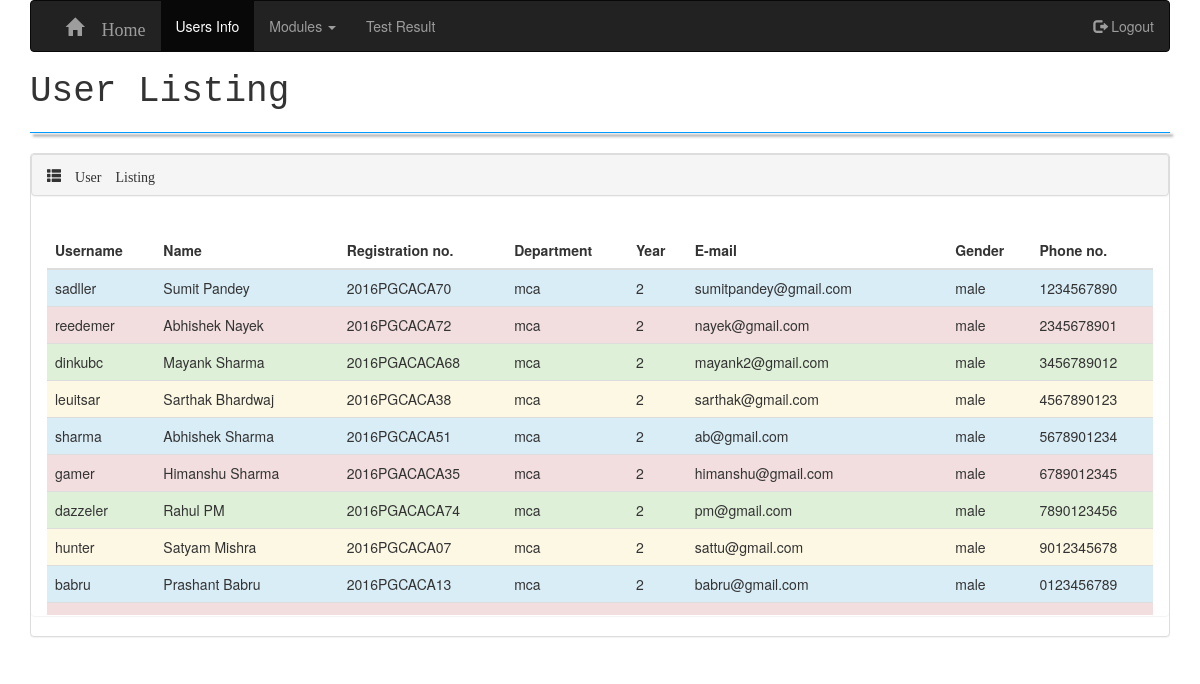
The app's page /MCQ/userInfo.php (signed in) with its own data.
### tables this page shows
CREATE TABLE `participation` (
  `uid` int(11) NOT NULL,
  `name` varchar(20) NOT NULL,
  `password` varchar(50) NOT NULL,
  `regno` varchar(30) NOT NULL,
  `dept` varchar(5) NOT NULL,
  `year` varchar(5) NOT NULL,
  `uname` varchar(20) NOT NULL,
  `email` varchar(35) NOT NULL,
  `gender` varchar(10) NOT NULL,
  `phone` varchar(11) NOT NULL
);

### MCQ/userInfo.php (the view, shortened to what this page needs)
<!DOCTYPE html>
<html lang="en">
	<head>
		<link rel="stylesheet" href="https://maxcdn.bootstrapcdn.com/bootstrap/3.3.7/css/bootstrap.min.css">
	</head>
	<body>
		<div class="container">
			<nav class="navbar navbar-inverse">
				<div class="container-fluid">
					<ul class="nav navbar-nav">
						<li>	&nbsp;	&nbsp;	&nbsp;</li>
						<li><a class="navbar-brand glyphicon glyphicon-home" href="adminHome.php">  Home</a></li>
						<li class="active"><a href="userInfo.php">Users Info</a></li>
						<li class="dropdown"><a class="dropdown-toggle" data-toggle="dropdown" href="#">Modules <span class="caret"></span></a>
						</li>
						<li><a href="testResult.php">Test Result</a></li>
					</ul>
					<ul class="nav navbar-nav navbar-right">
						<li><a href="logout.php"><span class="glyphicon glyphicon-log-out"></span> Logout</a></li>
					</ul>
				</div>
			</nav>
			<h1 style="font-family:monospace;">User Listing</h1>
			<hr>
			<div class="panel panel-default">
				<div class="panel panel-heading">
					<span class="glyphicon glyphicon-th-list">&nbsp;User Listing</span>
				</div>
				<div class="panel panel-body" style="overflow: auto; height:400px;">
					<table class="table table-hover">
						<thead class="table-dark text-dark">
							<tr>
								<th>Username</th>
								<th>Name</th>
								<th>Registration no.</th>
								<th>Department</th>
								<th>Year</th>
								<th>E-mail</th>
								<th>Gender</th>
								<th>Phone no.</th>
							</tr>
						</thead>
						<tbody>
							<?php
								include_once('db_connect.php');
								$sql_query="SELECT * FROM participation ";
								$result=mysqli_query($db_conn,$sql_query);
								$tr="";
								$i=1;
								while($row=mysqli_fetch_assoc($result))
								{
									$name=$row['name'];
									$regno=$row['regno'];
									$dept=$row['dept'];
									$year=$row['year'];
									$uname=$row['uname'];
									$email=$row['email'];
									$gender=$row['gender'];
									$phone=$row['phone'];
									if($i>4)
										$i=1;
									if($i==1)
										$tr .= "<tr class=\"info\">
												<td>".$uname."</td>
												<td>".$name."</td>
												<td>".$regno."</td>
												<td>".$dept."</td>
												<td>".$year."</td>
												<td>".$email."</td>
												<td>".$gender."</td>
												<td>".$phone."</td>
											</tr>";
									else if($i==2)
										$tr .= "<tr class=\"danger\">
												<td>".$uname."</td>
												<td>".$name."</td>
												<td>".$regno."</td>
												<td>".$dept."</td>
												<td>".$year."</td>
												<td>".$email."</td>
												<td>".$gender."</td>
												<td>".$phone."</td>
											</tr>";
									else if($i==3)
										$tr .= "<tr class=\"success\">
												<td>".$uname."</td>
												<td>".$name."</td>
												<td>".$regno."</td>
												<td>".$dept."</td>
												<td>".$year."</td>
												<td>".$email."</td>
												<td>".$gender."</td>
												<td>".$phone."</td>
											</tr>";
									else if($i==4)
										$tr .= "<tr class=\"warning\">
												<td>".$uname."</td>
												<td>".$name."</td>
												<td>".$regno."</td>
												<td>".$dept."</td>
												<td>".$year."</td>
												<td>".$email."</td>
												<td>".$gender."</td>
												<td>".$phone."</td>
											</tr>";
									$i++;
								}
								echo $tr;
							?>
						</tbody>
					</table>
				</div>
			</div>
		</div>
	</body>
</html>

### MCQ/userInfo.php (style rules this page uses)
hr { box-shadow: 3px 3px 3px; size: 10px; border-color: #0099ff; }

### records on screen
participation: uname "sadller", name "Sumit Pandey", regno "2016PGCACA70", dept "mca", year "2", email "sumitpandey@gmail.com", gender "male", phone "1234567890"
participation: uname "reedemer", name "Abhishek Nayek", regno "2016PGCACA72", dept "mca", year "2", email "nayek@gmail.com", gender "male", phone "2345678901"
participation: uname "dinkubc", name "Mayank Sharma", regno "2016PGACACA68", dept "mca", year "2", email "mayank2@gmail.com", gender "male", phone "3456789012"
participation: uname "leuitsar", name "Sarthak Bhardwaj", regno "2016PGCACA38", dept "mca", year "2", email "sarthak@gmail.com", gender "male", phone "4567890123"
participation: uname "sharma", name "Abhishek Sharma", regno "2016PGCACA51", dept "mca", year "2", email "ab@gmail.com", gender "male", phone "5678901234"
participation: uname "gamer", name "Himanshu Sharma", regno "2016PGACACA35", dept "mca", year "2", email "himanshu@gmail.com", gender "male", phone "6789012345"
participation: uname "dazzeler", name "Rahul PM", regno "2016PGACACA74", dept "mca", year "2", email "pm@gmail.com", gender "male", phone "7890123456"
participation: uname "hunter", name "Satyam Mishra", regno "2016PGCACA07", dept "mca", year "2", email "sattu@gmail.com", gender "male", phone "9012345678"
participation: uname "babru", name "Prashant Babru", regno "2016PGCACA13", dept "mca", year "2", email "babru@gmail.com", gender "male", phone "0123456789"
